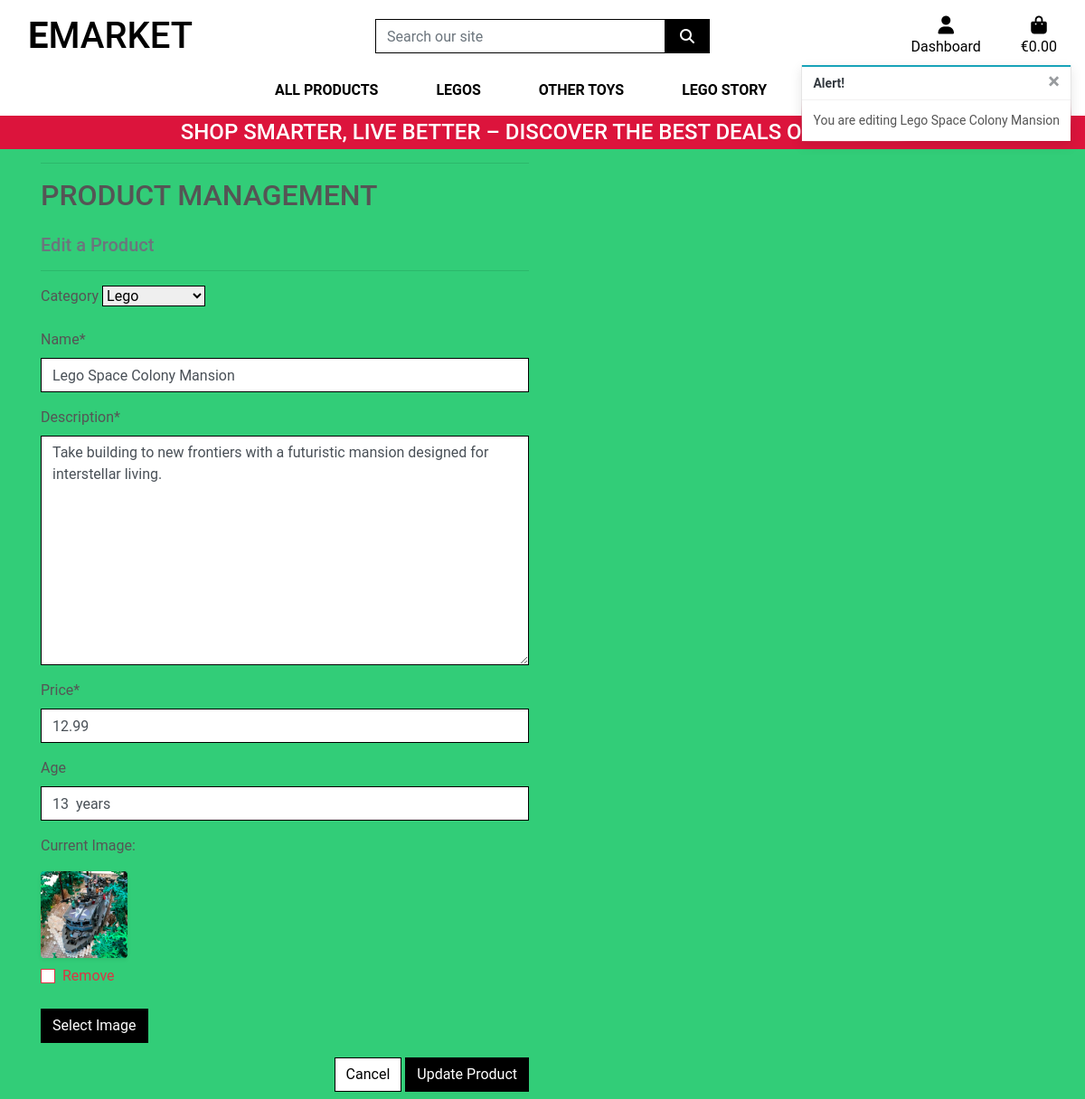
The page /products/edit/175/ (signed in) on the database its author committed.
### products/models.py (models this page shows, shortened)
class Product(models.Model):
    category = models.ForeignKey('Category', null=True, blank=True, on_delete=models.SET_NULL)
    name = models.CharField(max_length=254)
    description = models.TextField()
    price = models.DecimalField(max_digits=6, decimal_places=2)
    age = models.CharField(max_length=50, null=True, blank=True)
    image = models.ImageField(null=True, blank=True)

### products/views.py (the view)
# urls.py: path('edit/<int:product_id>/', views.edit_product, name='edit_product'),
@login_required
def edit_product(request, product_id):
    if not request.user.is_superuser:
        messages.error(request, 'Sorry, only store owners can do that.')
        return redirect(reverse('home'))
    product = get_object_or_404(Product, pk=product_id)
    if request.method == 'POST':
        form = ProductForm(request.POST, request.FILES, instance=product)
        if form.is_valid():
            form.save()
            messages.success(request, 'Successfully updated product!')
            return redirect(reverse('product_detail', args=[product.id]))
        else:
            messages.error(
                request,
                'Failed to update product. Please ensure the form is valid.'
            )
    else:
        form = ProductForm(instance=product)
        messages.info(request, f'You are editing {product.name}')
    template = 'products/edit_product.html'
    context = {
        'form': form,
        'product': product,
    }
    return render(request, template, context)

### products/forms.py
class ProductForm(forms.ModelForm):
    class Meta:
        model = Product
        fields = '__all__'
    image = forms.ImageField(label='Image',
                             required=False,
                             widget=CustomClearableFileInput)
    def __init__(self, *args, **kwargs):
        super().__init__(*args, **kwargs)
        categories = Category.objects.all()
        friendly_names = [(c.id, c.get_friendly_name()) for c in categories]
        self.fields['category'].choices = friendly_names
        for field_name, field in self.fields.items():
            field.widget.attrs['class'] = 'border-black rounded-0'

### bag/contexts.py (called while the page is built, shortened)
def bag_contents(request):
    bag_items = []
    total = 0
    product_count = 0
    bag = request.session.get('bag', {})
    if total < settings.FREE_DELIVERY_THRESHOLD:
        delivery = total * Decimal(settings.STANDARD_DELIVERY_PERCENTAGE / 100)
        free_delivery_delta = settings.FREE_DELIVERY_THRESHOLD - total
    else:
        delivery = 0
        free_delivery_delta = 0
    grand_total = delivery + total
    context = {
        'bag_items': bag_items,
        'total': total,
        'product_count': product_count,
        'delivery': delivery,
        'free_delivery_delta': free_delivery_delta,
        'free_delivery_threshold': settings.FREE_DELIVERY_THRESHOLD,
        'grand_total': grand_total,
    }
    return context

### products/models.py (called while the page is built)
    def get_friendly_name(self):
        return self.friendly_name

### products/templates/products/edit_product.html (shortened to what this page needs)
{% extends "base.html" %}
{% load static %}
{% block page_header %}
    <div class="container header-container">
    </div>
{% endblock %}
{% block content %}
    <div class="overlay"></div>
    <div class="container">
        <div class="row">
            <div class="col-12 col-md-6">
                <hr>
                <h2 class="logo-font mb-4">Product Management</h2>
                <h5 class="text-muted">Edit a Product</h5>
                <hr>
            </div>
        </div>
        <div class="row">
            <div class="col-12 col-md-6">
                <form method="POST" action="{% url 'edit_product' product.id %}" class="form mb-2" enctype="multipart/form-data">
                    {% for field in form %}
                        {% if field.name != 'image' %}
                            {{ field | as_crispy_field }}
                        {% else %}
                            {{ field }}
                        {% endif %}
                    {% endfor %}
                    <div class="text-right">
                        <a class="btn btn-outline-black rounded-0" href="{% url 'products' %}">Cancel</a>
                        <button class="btn btn-black rounded-0" type="submit">Update Product</button>
                    </div>
                </form>
            </div>
        </div>
    </div>
{% endblock %}

### static/css/base.css (style rules this page uses)
html { height: 100%; }
body { background: url('/media/duplo-1981724.jpg') no-repeat center center fixed; background-size: cover; height: calc(100vh - 164px); color: #555; font-family: 'Roboto'; }
.logo-font { text-transform: uppercase; }
.btn-black { background: black; color: white; }
.btn-outline-black { background: white; color: black !important; border: 1px solid black; }
.border-black { border: 1px solid black !important; }
.overlay { min-height: 100%; width: 100%; top: 0; left: 0; position: fixed; background: rgb(50, 205, 120); z-index: -1; }
@media (min-width: 992px) { .header-container { padding-top: 164px; } }

### rows shown on the page
Product: category "Lego" "Lego Space Colony Mansion" "Take building to new frontiers with a futuristic mansion designed for interstellar living." "12.99" "13 years"

### other values the page prints
{{ message }} "You are editing Lego Space Colony Mansion"
{{ widget.initial_text }} "Current Image"
{{ widget.clear_checkbox_label }} "Remove"
